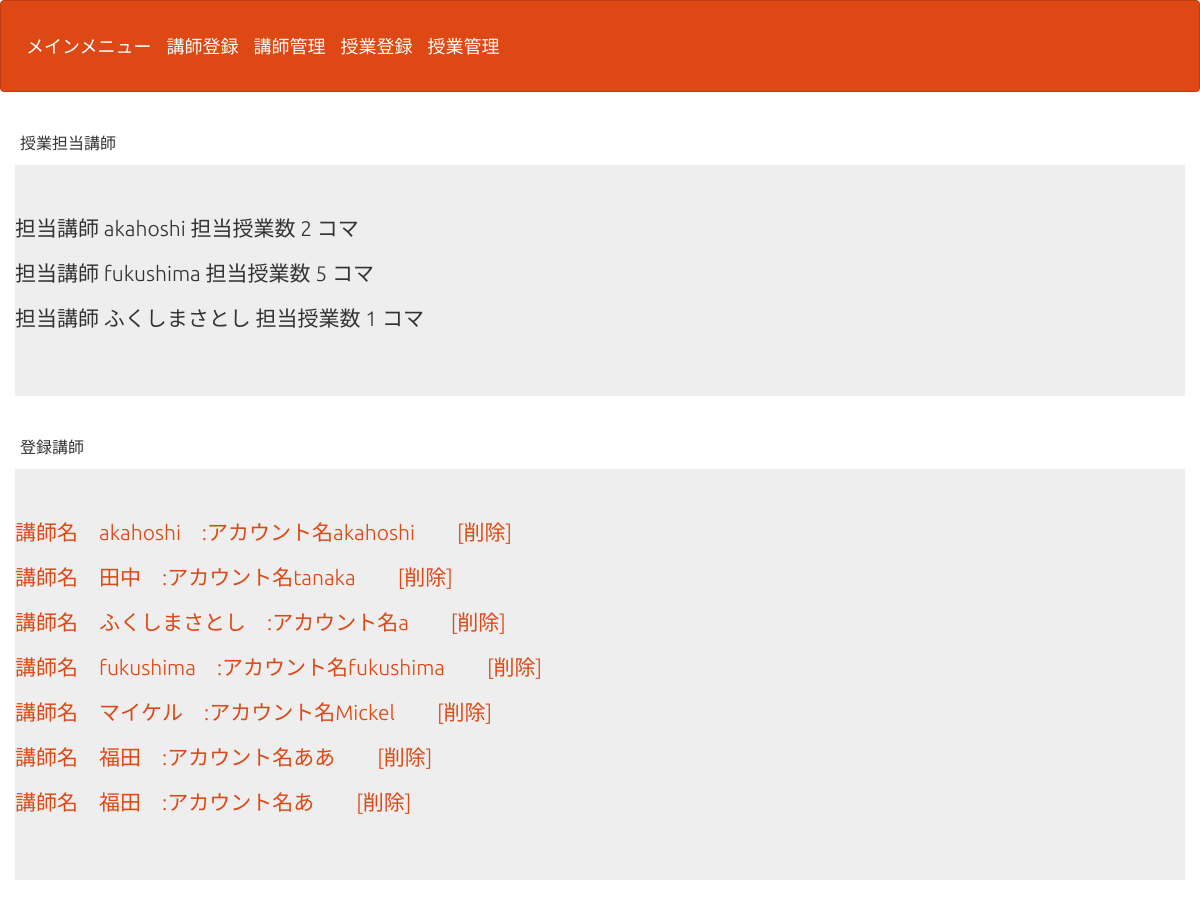
Screenshot of /t_select.php (signed in) with the database file from the repository.
### tables this page shows
CREATE TABLE IF NOT EXISTS `gs_teachers_table` (
`t_id` int(12) NOT NULL,
  `t_name` varchar(128) NOT NULL,
  `t_account` varchar(64) NOT NULL,
  `t_mail` varchar(12) NOT NULL,
  `t_pw` varchar(64) NOT NULL,
  `selected_flg` int(1) NOT NULL,
  `indate` datetime NOT NULL
);

### t_select.php (the view, shortened to what this page needs)
<?php
$pdo = db_connect();
$stmt = $pdo->prepare(" SELECT tt_name, count(tt_name) as num_class FROM gs_course_table left join gs_teachers_table
on gs_course_table.t_id= gs_teachers_table.t_id group by tt_name");
$status = $stmt->execute();
$num_class="";
if($status==false) {
  $error = $stmt->errorInfo();
  exit("ErrorQuery:".$error[2]);
} else {
  while( $result = $stmt->fetch(PDO::FETCH_ASSOC)){
    $num_class .= '<p>';
    $num_class .= ' 担当講師 ';
    $num_class .= $result["tt_name"];
    $num_class .= ' 担当授業数 ';
    $num_class .= $result["num_class"];
    $num_class .= ' コマ ';
    $num_class .= '</p>';
  }
}
$stmt = $pdo->prepare("SELECT * FROM gs_teachers_table");
$status = $stmt->execute();
$view="";
if($status==false) {
  $error = $stmt->errorInfo();
  exit("ErrorQuery:".$error[2]);
} else {
  while( $result = $stmt->fetch(PDO::FETCH_ASSOC)){
    $view .= "<p>";
    $view .= '<a href="t_view.php?t_id='.$result["t_id"].'">';
    $view .= '講師名　';
    $view .= $result["t_name"]."　:アカウント名".$result["t_account"];
    $view .='</a>';
    $view .='　　';
    $view .= '<a href="t_delete.php?t_id='.$result["t_id"].'">';
    $view .='[削除]';
    $view .='</a>';
    $view .="</p>";
  }
}
?>
<!DOCTYPE html>
<html lang="ja">
<head>
<link rel="stylesheet" href="css/range.css">
<link href="css/bootstrap.min.css" rel="stylesheet">
</head>
<body id="main">
<header>
  <nav class="navbar navbar-default">
    <div class="container-fluid">
      <div class="navbar-header">
        <a class="navbar-brand" href="univ_mainmenu.php">メインメニュー</a>
        <a class="navbar-brand" href="t_regist.php">講師登録</a>
        <a class="navbar-brand" href="t_select.php">講師管理</a>
        <a class="navbar-brand" href="c_regist.php">授業登録</a>
        <a class="navbar-brand" href="c_select.php">授業管理</a>
      </div>
    </div>
  </nav>
</header>
<div>
    <div>授業担当講師</div>
    <div class="container jumbotron"><?=$num_class?></div>
    <div>登録講師</div>
    <div class="container jumbotron"><?=$view?></div>
</div>
</body>
</html>

### t_select.php (style rules this page uses)
div { padding: 10px;font-size:16px; }

### rows the page displays
gs_teachers_table: value "講師名 akahoshi :アカウント名akahoshi [削除]"
gs_teachers_table: value "講師名 田中 :アカウント名tanaka [削除]"
gs_teachers_table: value "講師名 ふくしまさとし :アカウント名a [削除]"
gs_teachers_table: value "講師名 fukushima :アカウント名fukushima [削除]"
gs_teachers_table: value "講師名 マイケル :アカウント名Mickel [削除]"
gs_teachers_table: value "講師名 福田 :アカウント名ああ [削除]"
gs_teachers_table: value "講師名 福田 :アカウント名あ [削除]"
